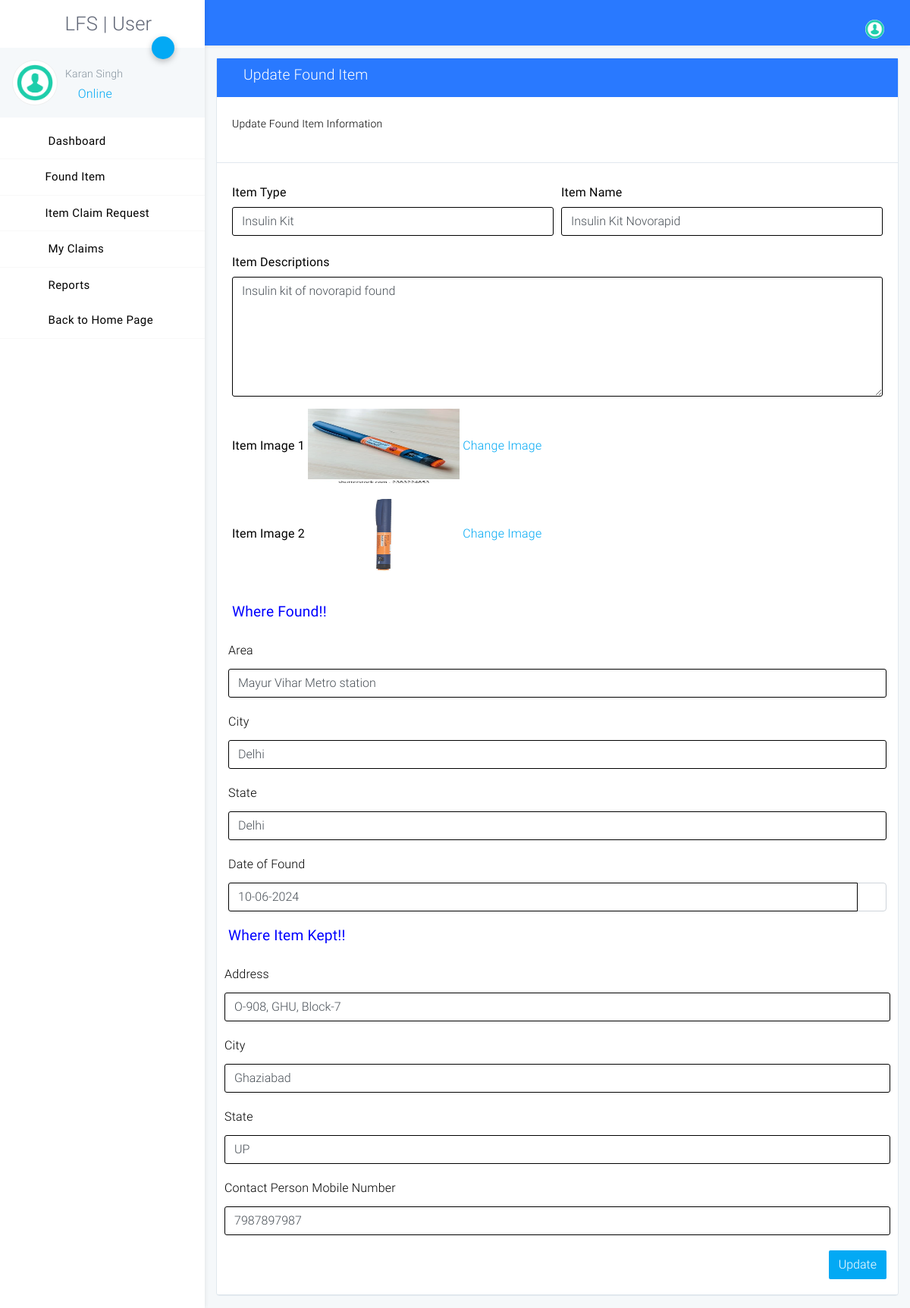
Screenshot of /lostfound/user/found-itemdetails.php?editid=4 (signed in) with the database file from the repository.
### tables this page shows
CREATE TABLE `tbluser` (
  `ID` int(10) NOT NULL,
  `FullName` varchar(120) DEFAULT NULL,
  `Email` varchar(120) DEFAULT NULL,
  `MobileNumber` bigint(10) DEFAULT NULL,
  `Password` varchar(120) DEFAULT NULL,
  `UserRegdate` timestamp NULL DEFAULT current_timestamp()
);

CREATE TABLE `tblfounditem` (
  `ID` int(5) NOT NULL,
  `Userid` int(5) DEFAULT NULL,
  `ItemType` varchar(250) DEFAULT NULL,
  `ItemName` varchar(250) DEFAULT NULL,
  `ItemDescriptions` mediumtext DEFAULT NULL,
  `Image1` varchar(250) DEFAULT NULL,
  `Image2` varchar(250) DEFAULT NULL,
  `Area` varchar(250) DEFAULT NULL,
  `City` varchar(255) DEFAULT NULL,
  `State` varchar(255) DEFAULT NULL,
  `dateoffound` varchar(255) DEFAULT NULL,
  `KeptAddress` mediumtext DEFAULT NULL,
  `KeptCity` varchar(255) DEFAULT NULL,
  `KeptState` varchar(255) DEFAULT NULL,
  `CPMobilenumber` bigint(11) DEFAULT NULL,
  `PostDate` timestamp NULL DEFAULT current_timestamp(),
  `Status` varchar(250) DEFAULT NULL,
  `UpdationDate` timestamp NULL DEFAULT current_timestamp()
);

### lostfound/user/found-itemdetails.php (the view, shortened to what this page needs)
<?php
include('includes/dbconnection.php');
if (strlen($_SESSION['lfsuid']) == 0) {
    header('location:logout.php');
} else {
?>
<!DOCTYPE html>
<html lang="zxx">
<head>
    <link rel="stylesheet" href="assets/css/app.css">
</head>
<body class="light">
<div id="app">
<?php include_once('includes/sidebar.php');?>
<?php include_once('includes/header.php');?>
    <div class="page has-sidebar-left">
    <div class="animatedParent animateOnce">
        <div class="container-fluid my-3">
            <div class="row">
                <div class="col-md-12">
                    <div class="card">
                      <header class="blue accent-3 relative">
        <div class="container-fluid text-white">
            <div class="row p-t-b-10 ">
                <div class="col">
                    <h4>
                        <i class="icon-package"></i>
                        Update Found Item
                    </h4>
                </div>
            </div>
        </div>
    </header>
                        <div class="card-body b-b">
                            <p>Update Found Item Information</p>
                        </div>
                        <div class="card-body b-b">
                            <form method="post" enctype="multipart/form-data">
                                 <?php
                                $eid=intval($_GET['editid']);
$query=mysqli_query($con,"select tblfounditem.* from  tblfounditem where ID='$eid'");
while($row=mysqli_fetch_array($query))
{
?>
                                <div class="form-row">
                                    <div class="form-group col-md-6">
                                        <label for="inputEmail4" class="col-form-label">Item Type</label>
                                        <input type="text" class="form-control" id="jobtitle" name="itemtype" required="true"
                                               value="<?php echo htmlentities($row['ItemType']);?>">
                                    </div>
                                    <div class="form-group col-md-6">
                                        <label for="inputPassword4" class="col-form-label">Item Name </label>
                                        <input type="text" class="form-control" id="itemname" name="itemname"
                                               value="<?php echo htmlentities($row['ItemName']);?>" required="true">
                                    </div>
                                </div>
                                <div class="form-group">
                                    <label for="inputAddress" class="col-form-label">Item Descriptions</label>
                                    <textarea type="text" class="form-control" id="itemdecs" name="itemdecs"
                                           placeholder="Item Descriptions" rows="6" required="true"><?php echo htmlentities($row['ItemDescriptions']);?></textarea>
                                </div>
                                <div class="form-group">
                                    <label for="inputAddress" class="col-form-label">Item Image 1</label>
                                    <img src="images/<?php echo $row['Image1']; ?>" width="200" height="100"> <a href="update-founditem-image1.php?id=<?php echo $row['ID'];?>">Change Image</a>
                                </div>
                                 <div class="form-group">
                                    <label for="inputAddress" class="col-form-label">Item Image 2</label>
                                    <img src="images/<?php echo $row['Image2']; ?>" width="200" height="100"> <a href="update-founditem-image2.php?id=<?php echo $row['ID'];?>">Change Image</a>
                                </div>
                                <br>
                                <h4 style="color: blue;font-weight: bolder;">Where Found!!</h4>
                                <div class="form-row">
                            <div class="card-title" style="padding-top: 20px">Area</div>
                            <div class="input-group">
                                <input type="text" class="form-control"
                                        name="area" required="true"  value="<?php echo htmlentities($row['Area']);?>">
                            </div>
                            <br>
                       <div class="card-title" style="padding-top: 20px">City</div>
                            <div class="input-group">
                                <input type="text" class="form-control"
                                        name="city" required="true"  value="<?php echo htmlentities($row['City']);?>">
                            </div>
                            <br>
                            <div class="card-title" style="padding-top: 20px">State</div>
                            <div class="input-group">
                                <input type="text" class="form-control"
                                        name="state" required="true"  value="<?php echo htmlentities($row['State']);?>">
                            </div>
                            <div class="card-title" style="padding-top: 20px">Date of Found</div>
                            <div class="input-group">
                                <input type="text" class="date-time-picker form-control"
                                       data-options='{"timepicker":false, "format":"d-m-Y"}' value="<?php echo htmlentities($row['dateoffound']);?>" id="dateoffound" name="dateoffound" required="true">
                                <span class="input-group-append">
                                    <span class="input-group-text add-on white">
                                        <i class="icon-calendar"></i>
                                    </span>
                                </span>
                            </div>
                            <h4 style="color: blue;font-weight: bolder;padding-top: 20px;">Where Item Kept!!</h4>
                                <div class="form-row">
                            <div class="card-title" style="padding-top: 20px">Address</div>
                            <div class="input-group">
                                <input type="text" class="form-control"
                                        name="keptaddress" required="true"  value="<?php echo htmlentities($row['KeptAddress']);?>">
                            </div>
                            <br>
                       <div class="card-title" style="padding-top: 20px">City</div>
                            <div class="input-group">
                                <input type="text" class="form-control"
                                        name="keptcity" required="true"  value="<?php echo htmlentities($row['KeptCity']);?>">
                            </div>
                            <br>
                            <div class="card-title" style="padding-top: 20px">State</div>
                            <div class="input-group">
                                <input type="text" class="form-control"
                                        name="keptstate" required="true"  value="<?php echo htmlentities($row['KeptState']);?>">
                            </div>
                         <br>
                            <div class="card-title" style="padding-top: 20px">Contact Person Mobile Number</div>
                            <div class="input-group" style="padding-bottom: 20px;">
                                <input type="text" class="form-control"
                                       name="cpmobilenumber" required="true"  value="<?php echo htmlentities($row['CPMobilenumber']);?>" maxlength="10" pattern="[0-9]+">
                            </div>
                       <br>
                            <?php } ?>
                                </div>
                                <button type="submit" class="btn btn-primary" name="submit">Update</button>
                            </form>
                        </div>
                    </div>
                </div>
            </div>
        </div>
    </div>
</div>
</div>
</body>
</html>
<?php }  ?>

### lostfound/user/includes/sidebar.php (shortened to what this page needs)
<?php
include('includes/dbconnection.php');
  ?>
<aside class="main-sidebar fixed offcanvas shadow">
    <section class="sidebar">
        <div class="w-110px mt-3 mb-3 ml-3">
 <h2 align="center"> LFS | User</h2>
        </div>
        <div class="relative">
            <a data-toggle="collapse" href="#userSettingsCollapse" role="button" aria-expanded="false"
               aria-controls="userSettingsCollapse" class="btn-fab btn-fab-sm fab-right fab-top btn-primary shadow1 ">
                <i class="icon icon-cogs"></i>
            </a>
            <div class="user-panel p-3 light mb-2">
                <div>
                    <div class="float-left image">
                        <img class="user_avatar" src="assets/img/dummy/image.png" alt="User Image">
                    </div>
                    <div class="float-left info">
                        <?php
$uid=$_SESSION['lfsuid'];
$ret=mysqli_query($con,"select Fullname from tbluser where ID='$uid'");
$row=mysqli_fetch_array($ret);
$name=$row['Fullname'];
?>
                        <h6 class="font-weight-light mt-2 mb-1"><?php echo $name; ?></h6>
                        <a href="#"><i class="icon-circle text-primary blink"></i> Online</a>
                    </div>
                </div>
                <div class="clearfix"></div>
            </div>
        </div>
        <ul class="sidebar-menu">
            <li class="treeview"><a href="dashboard.php">
                <i class="icon icon-sailing-boat-water purple-text s-18"></i> <span>Dashboard</span>
            </a>
            </li>
             <li class="treeview"><a href="#"><i class="icon icon-documents3 text-blue s-18"></i>Found Item<i
                    class="icon icon-angle-left s-18 pull-right"></i></a>
            </li>
            <li class="treeview"><a href="#"><i class="icon icon-documents3 text-blue s-18"></i>Item Claim Request<i
                    class="icon icon-angle-left s-18 pull-right"></i></a>
            </li>
                 <li class="treeview"><a href="my-claims.php">
                <i class="icon icon-documents3 text-red s-18"></i> <span>My Claims</span>
            </a>
            </li>
            <li class="treeview no-b"><a href="#">
                <i class="icon icon-package light-green-text s-18"></i>
                <span>Reports</span>
            </a>
            </li>
      <li class="treeview"><a href="../index.php">
                <i class="icon icon-home purple-text s-18"></i> <span>Back to Home Page</span>
            </a>
            </li>
        </ul>
    </section>
</aside>

### rows the page displays
tbluser: FullName "Karan Singh"
tblfounditem: itemtype "Insulin Kit", itemname "Insulin Kit Novorapid", itemdecs "Insulin kit of novorapid found", Image1 (picture), Image2 (picture), area "Mayur Vihar Metro station", city "Delhi", state "Delhi", dateoffound "10-06-2024", keptaddress "O-908, GHU, Block-7", keptcity "Ghaziabad", keptstate "UP", cpmobilenumber "7987897987"
